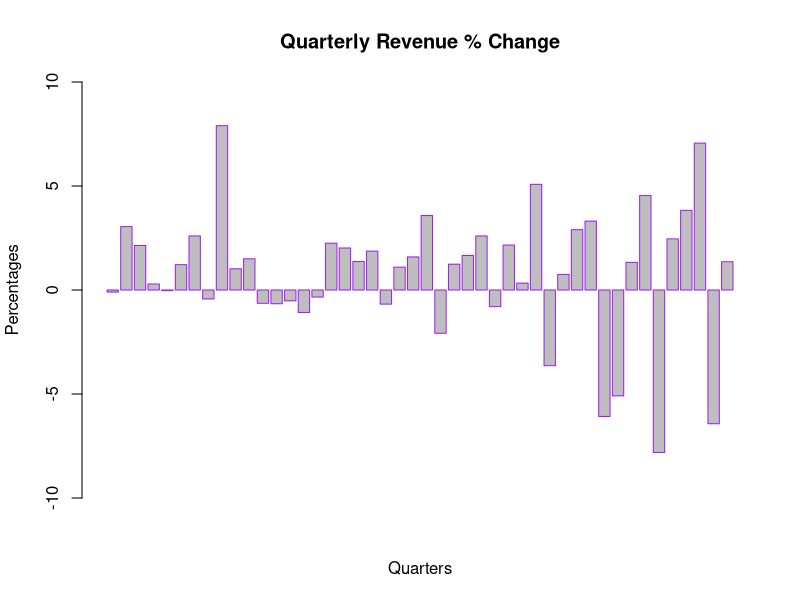
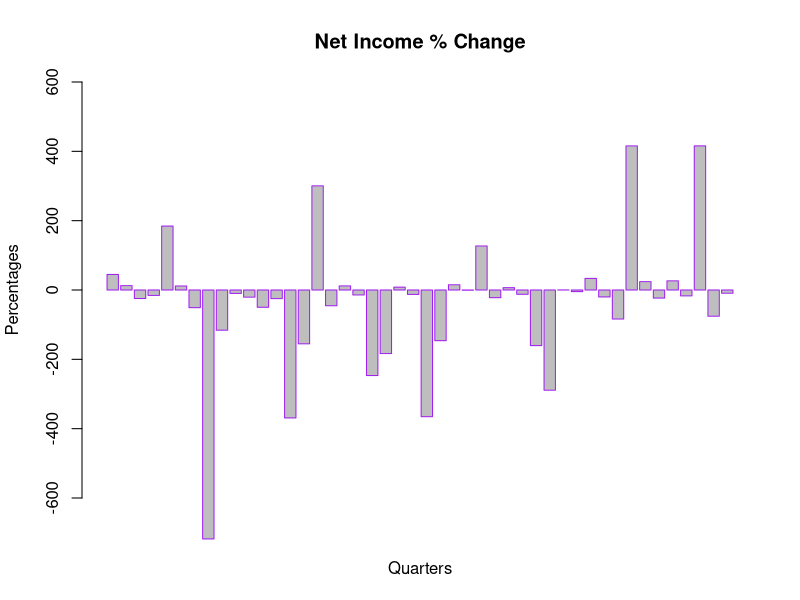

The R script that drew these images, in order:
library(ggplot2) #for graphics
#set file directory
setwd("/Users/mymac/Desktop/DataMiningProject/TelecomStockSelector")

#read the data from a csv file and store it to a data frame
read_data <- read.csv("VerizonPreProcessed.csv", header=TRUE, sep = ",")

#create a barplot for quarterly revenue change in %
#each bar represents the revenue change from one quarter to another
barplot(read_data$Quarterly.Revenue...Change, ylim=c(-10,10), col = "gray", 
      main="Quarterly Revenue % Change", ylab = "Percentages",xlab="Quarters", border="purple")


# Create a barplot for quarterly Net Income Change in %
barplot(read_data$Net.Income...Change, ylim=c(-600,600), col = "gray", 
       main="Net Income % Change", ylab = "Percentages",xlab="Quarters", border="purple"
)      

